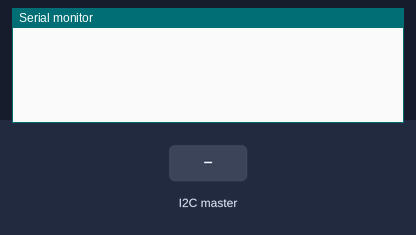
A sketch run on a simulated Arduino Uno, built with avr-gcc and run on an emulated ATmega328P. Shown: the last lines printed to the serial monitor. Inputs (shaded band) come from the test bench.

Above: at 1.2 s.
1.3 s: the I2C master sends "O"
At 2.4 s:
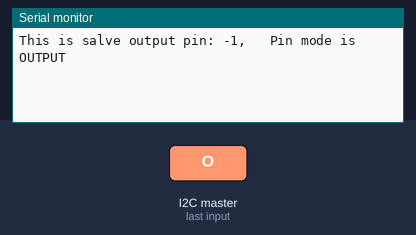
2.8 s: the I2C master sends "I"
At 3.7 s:
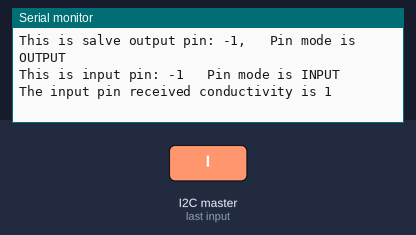
4.3 s: the I2C master sends "R"
At 4.7 s:
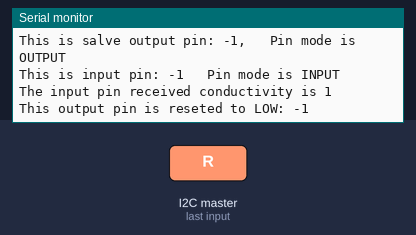

Measured:
- after the input at 1.3 s, the serial monitor: prints a new line at once (image 1)
- after the input at 2.8 s, the serial monitor: prints a new line at once (image 2)
- after the input at 4.3 s, the serial monitor: prints a new line at once (image 3)

The sketch:

Salve_code__Debugged_.ino
```cpp
#include <Wire.h>

int salve_circuit_conductivity_tested = 3;

void setup() {
  Wire.begin(8);                // join i2c bus with address #8
  Wire.onReceive(receiveEvent); // register event
  Wire.onRequest(requestEvent);
  Serial.begin(115200);           // start serial for output
}

void loop() {
  delay(100);
}

// function that executes whenever data is received from master
// this function is registered as an event, see setup()
void receiveEvent(int howMany) {
    char Pin_Mode = Wire.read(); // receive byte as a character
    //Serial.print("PINMODE is "); Serial.println(Pin_Mode);

  int Salve_pin_number = Wire.read();    // receive byte as an integer
    //Serial.print("PINNUMBER is ");Serial.println(Salve_pin_number);

  if (Pin_Mode=='O'){
    Serial.print("This is salve output pin: ");
    Serial.print(Salve_pin_number);
    Serial.println(",   Pin mode is OUTPUT");
    pinMode(Salve_pin_number, OUTPUT);
    digitalWrite(Salve_pin_number,HIGH);
  }

  if (Pin_Mode=='I'){
  Serial.print("This is input pin: ");
  Serial.print(Salve_pin_number);
  Serial.println("   Pin mode is INPUT");
  pinMode(Salve_pin_number, INPUT);
  salve_circuit_conductivity_tested = digitalRead(Salve_pin_number); //Need to pass back the value to master to do comparision
  Serial.print("The input pin received conductivity is "); Serial.println(salve_circuit_conductivity_tested);


  }

  if (Pin_Mode=='R'){
  pinMode(Salve_pin_number, OUTPUT);
  digitalWrite(Salve_pin_number,LOW);
  Serial.print("This output pin is reseted to LOW: ");
  Serial.println(Salve_pin_number);
  }

//test code

//End of test code
}

void requestEvent() {
 Wire.write(salve_circuit_conductivity_tested);  /*send string on request */
}
```
